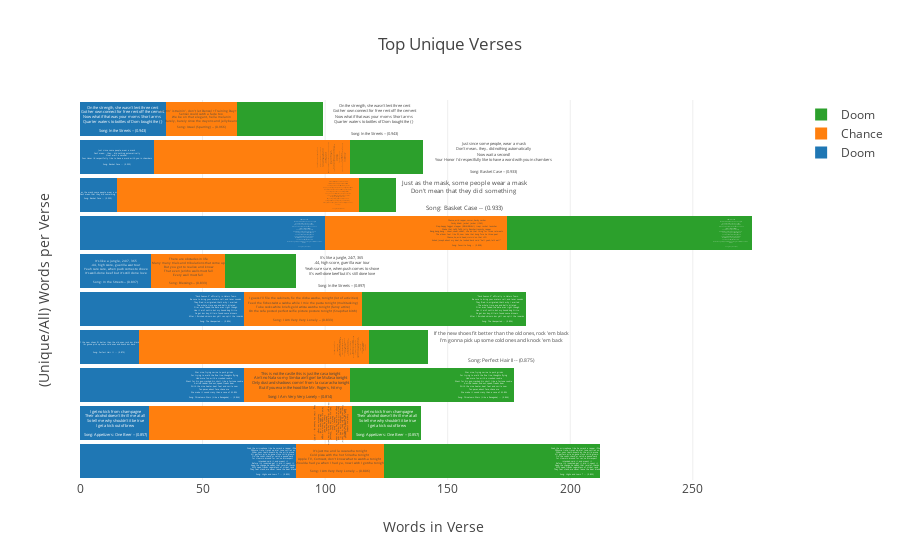

Notebook code for this chart:
### Code cell
vs = unique_verses_bar(sub_works.values())

### Figure 1 — Plotly figure (JSON) as saved in the notebook; plotly's stock layout.template omitted (floating-point values rounded to 4 significant figures)
{"data": [{"hoverinfo": "text", "name": "Doom", "orientation": "h", "text": ["Grab the microphone like he smack a rapper iPhone<br>PRhyme time, time's up, dial tone, smile's on<br>Show your teeth, known by the wild prone<br>All getters, pile on, gone since child grown<br>On the count, check, or catch a pound neck<br>for clownin around for rec', no disrespect<br>intended, said it, and meant it<br>Before it's invented, get it, did it, spent it<br>Keep the change, he needs that receipt, thanks<br>MC's need franks regardless of street rank<br>They feet stank, we never leave the beat blank<br><br>Song: Highs and Lows * -- (0.852)", "I get no kick from champagne<br>Their alcohol doesn't thrill me at all<br>So tell me why shouldn't it be true<br>I get a kick out of brew<br><br>Song: Appetizers: One Beer -- (0.857)", "War nine, frying swine to pork grinds<br>For trying to walk the fine line, thoughts flying<br>Had more fun with a crooked rookie<br>Went for his gun, cracked his skull like a fortune cookie<br>A mind reader, find out, speak, freaks bow<br>With the nine heater, beat feet and smile now<br>Ten paces, about face, chase me<br>We make it sound crazy than a case of M-80's<br><br>Song: Chinatown Wars (Like a Renegade) -- (0.866)", "If the new shoes fit better than the old ones, rock 'em black<br>I'm gonna pick up some cold ones and knock 'em back<br> <br><br>Song: Perfect Hair II -- (0.875)", "\"Duck Season 3\" officially in Haters Town<br>Be sure to bring your maters call, and lazer sounds<br>They flied in, migrated, that's why I waited<br>The whole time eye and balls dilated<br>Flier was faded, the date was right though<br>Hoe it ain't nuttin but my hound dog Nitro<br>Go get 'em boy, Villain found some dinners<br>After I finished skinnin 'em y'all can split the innards<br><br>Song: The Unexpected -- (0.896)", "It's like a jungle, 24/7, 365<br>.44, high score, guerilla war tour<br>Yeah sure sure, when push comes to shove<br>It's well-done beef but it's still done love<br><br>Song: In the Streets -- (0.897)", "As if, stance mad stiff<br>Metal Face DOOM, beware, he bear gifts<br>Gab for the shift, overwork, overtime<br>Jerk you been warned, go for mine<br>In the dance hall play the wall like handball<br>Till his pants fall, brawl till last call<br>Loose cannon, squeeze a drip<br>Off to rip this one for the Gipper, get gypped<br>That nig' ya dig don't tip the strippers<br>Foamposite mask, matching slippers<br>Yo where's Starks Backpack of ammo<br>Warriors said let your flags blow, camo<br>These dudes is toys like Wham-O<br>Damn though, chip paint driving on the gravel with the Lambo<br>Blamo<br><br>Song: Ray Gun -- (0.9)", "Just as the mask, some people wear a mask<br>Don't mean that they did something <br><br>Song: Basket Case -- (0.933)", "Just since some people, wear a mask<br>Don't mean.. they.. did nothing automatically<br>Now wait a second!<br>Your Honor I'd respectfully like to have a word with you in chambers<br><br>Song: Basket Case -- (0.933)", "On the strength, she wasn't lent three cent<br>Got her own connect for free rent off the cement<br>Now what if that was your moms Short arms <br>Quarter waters to bottles of Dom bought the {}<br><br>Song: In the Streets -- (0.943)"], "textposition": "bottom", "type": "bar", "width": 0.9, "x": [88, 28, 67, 24, 67, 29, 100, 15, 30, 35]}, {"hoverinfo": "text", "name": "Chance", "orientation": "h", "text": ["It's just me and la cucaracha tonight<br>Cold pizza with the hot Sriracha tonight<br>Apple TV, Comcast, don't know what to watch-a tonight<br>Shoulda had ya when I had ya, now I wish I gotcha tonight<br><br>Song: I Am Very Very Lonely -- (0.806)", "Stupid ass student<br>True I got truants in Spanish<br>Beats by Inglish rap chanish<br>Fluent, can't fly got flew in I'm foolin'<br>Adidas influence Nike I do's it<br>Coolin' with Mikey, lowkey I rock<br>Mags on my bike, Tay like he chuck<br>Hockey I puck<br>Rockie I fresh<br>Saki, my cup like Rocky \"Wassup\"<br>Ohh he got two weeks ten with the foolie<br>Doobie sawbuck<br>School be too huff<br>Caleb my nigga, Fresco my nigga<br>Gon head send it up<br>SaveMula too tough<br><br>Song: U Got Me Fucked Up -- (0.807)", "This is not the castle this is just the casa tonight<br>Ain't no Nala so my Simba ain't gon' be Mufasa tonight<br>Only dust and shadows comin' from la cucaracha tonight<br>But if you eva in the hood like Mr. Rogers, hit my<br><br>Song: I Am Very Very Lonely -- (0.814)", "Light a joint<br>Or spliff it if you classy<br>Split a swisha witcha nigga<br>If you ask me<br>Ain't no questions hit it vividly and pass me<br>Don't answer about your problems<br>Or your issues or your Ashleys<br>It's a quarter to imminent, ten minutes to infinite<br>Rims, Henny, and reminisce<br>Nostalgia and MandM;'s<br>Cinnamon tone women and<br>Feminine's getting intimate<br>All broads is frivolous<br>Homies could get they dividends<br>Damn, is he illiterate, literal syndicate<br>Illegitimate, idiot, gangbanger affiliate<br>Sick twisted prick, sick sadistic son of a biscuit<br>Man fuck this shit<br><br>Song: Brain Cells -- (0.819)", "I guess I'll file the cabinets, fix the disha washa, tonight (lot of activities)<br>Feed the fishes twist a swisha while I mix the pasta tonight (multitasking)<br>Tube socks white briefs gold wrista watcha tonight (fancy attire)<br>On the sofa posted perfect selfie picture posture tonight (Snapchat bitch)<br><br>Song: I Am Very Very Lonely -- (0.833)", "There are obstacles in life<br>Many many trials and tribulations that come up<br>But you got to realize and know<br>That even Jericho walls must fall<br>Every wall must fall<br><br>Song: Blessings -- (0.833)", "Chance, acid rapper, soccer, hacky sacker<br>Cocky khaki jacket jacker (IGH!)<br>Slap-happy faggot slapper (BRUH BRUH~!) Iraqi rocket launcher<br>Shake that Laffy Taffy, Jolly Rancher/raunchy rapper<br>Bang, bang, bang - skeet, skeet, skeet; she do that thing for three retweets<br>The album feel like '92, now take that bong 'fore he three-peat<br>Chance, ho, acid head, cruisin' on that LSD<br>Asked Joseph about my deal, he looked back said \"hell yeah, let's eat!\"<br><br>Song: Favorite Song -- (0.838)", "Introducin' (IGH!) Chance the Ruthless<br>Trip 'shrooms and lucy (hah!) dreams is lucid<br>Loosely based on music, swallow my mucus<br>Hope your pussy get herpes and yo' ass get lupus (IGH!)<br>Deuces douches, deuce deuce I'll shoot ya (BLAOW)<br>Shoes might boot 'cha and a suit might suit 'cha<br>They be on bullshit but they really don't do shit<br>They use of illusion could confuse Confucius<br>Nasty, ashy (IGH!) cigarette ashin'<br>'til my voice get raspy; last week suspended<br>Last night kissed Va$htie, parleyed with Ashley<br>Always in the hallway, so I never been classy (hahaha)<br>Shut up!<br><br>Song: NaNa -- (0.838)", "Wavy so wavy<br>Trendin' I'm trendy<br>Bending these pennies mommy done gave me<br>Business so savvy<br>Savey no spendy<br>Drifty so empty<br>City so windy<br>Master champ Chancelor, TrapMan the Chance or<br>Vance the bag handler, Bagger Vance<br>Pants is baggy, Vans rancid<br>Band of bad bandits<br>Abandoned bandanas banned from band practice<br>Sentence so gavel<br>Wordplay so scrabble<br>Chance to split atoms slit Adams apples<br>Adamant chano rat a tat vandals<br>Had to have at em' as an example<br><br>Song: U Got Me Fucked Up -- (0.863)", "Sparrin' is trainin', don't let Denzel +Training Day+ you<br>Sensei could catch a fade too<br>We be on that elegant, hella melanin<br>Barely, barely since the crayons and jellybeans<br><br>Song: Israel (Sparring) -- (0.966)"], "textposition": "bottom", "type": "bar", "width": 0.9, "x": [36, 83, 43, 94, 48, 30, 74, 99, 80, 29]}, {"hoverinfo": "text", "name": "Doom", "orientation": "h", "text": ["Grab the microphone like he smack a rapper iPhone<br>PRhyme time, time's up, dial tone, smile's on<br>Show your teeth, known by the wild prone<br>All getters, pile on, gone since child grown<br>On the count, check, or catch a pound neck<br>for clownin around for rec', no disrespect<br>intended, said it, and meant it<br>Before it's invented, get it, did it, spent it<br>Keep the change, he needs that receipt, thanks<br>MC's need franks regardless of street rank<br>They feet stank, we never leave the beat blank<br><br>Song: Highs and Lows * -- (0.852)", "I get no kick from champagne<br>Their alcohol doesn't thrill me at all<br>So tell me why shouldn't it be true<br>I get a kick out of brew<br><br>Song: Appetizers: One Beer -- (0.857)", "War nine, frying swine to pork grinds<br>For trying to walk the fine line, thoughts flying<br>Had more fun with a crooked rookie<br>Went for his gun, cracked his skull like a fortune cookie<br>A mind reader, find out, speak, freaks bow<br>With the nine heater, beat feet and smile now<br>Ten paces, about face, chase me<br>We make it sound crazy than a case of M-80's<br><br>Song: Chinatown Wars (Like a Renegade) -- (0.866)", "If the new shoes fit better than the old ones, rock 'em black<br>I'm gonna pick up some cold ones and knock 'em back<br> <br><br>Song: Perfect Hair II -- (0.875)", "\"Duck Season 3\" officially in Haters Town<br>Be sure to bring your maters call, and lazer sounds<br>They flied in, migrated, that's why I waited<br>The whole time eye and balls dilated<br>Flier was faded, the date was right though<br>Hoe it ain't nuttin but my hound dog Nitro<br>Go get 'em boy, Villain found some dinners<br>After I finished skinnin 'em y'all can split the innards<br><br>Song: The Unexpected -- (0.896)", "It's like a jungle, 24/7, 365<br>.44, high score, guerilla war tour<br>Yeah sure sure, when push comes to shove<br>It's well-done beef but it's still done love<br><br>Song: In the Streets -- (0.897)", "As if, stance mad stiff<br>Metal Face DOOM, beware, he bear gifts<br>Gab for the shift, overwork, overtime<br>Jerk you been warned, go for mine<br>In the dance hall play the wall like handball<br>Till his pants fall, brawl till last call<br>Loose cannon, squeeze a drip<br>Off to rip this one for the Gipper, get gypped<br>That nig' ya dig don't tip the strippers<br>Foamposite mask, matching slippers<br>Yo where's Starks Backpack of ammo<br>Warriors said let your flags blow, camo<br>These dudes is toys like Wham-O<br>Damn though, chip paint driving on the gravel with the Lambo<br>Blamo<br><br>Song: Ray Gun -- (0.9)", "Just as the mask, some people wear a mask<br>Don't mean that they did something <br><br>Song: Basket Case -- (0.933)", "Just since some people, wear a mask<br>Don't mean.. they.. did nothing automatically<br>Now wait a second!<br>Your Honor I'd respectfully like to have a word with you in chambers<br><br>Song: Basket Case -- (0.933)", "On the strength, she wasn't lent three cent<br>Got her own connect for free rent off the cement<br>Now what if that was your moms Short arms <br>Quarter waters to bottles of Dom bought the {}<br><br>Song: In the Streets -- (0.943)"], "textposition": "bottom", "type": "bar", "width": 0.9, "x": [88, 28, 67, 24, 67, 29, 100, 15, 30, 35]}], "layout": {"barmode": "stack", "hovermode": "closest", "title": "Top Unique Verses", "xaxis": {"autorange": true, "showline": false, "title": "Words in Verse", "zeroline": false}, "yaxis": {"autorange": true, "showline": false, "showticklabels": false, "title": "(Unique/All) Words per Verse", "zeroline": false}}}
